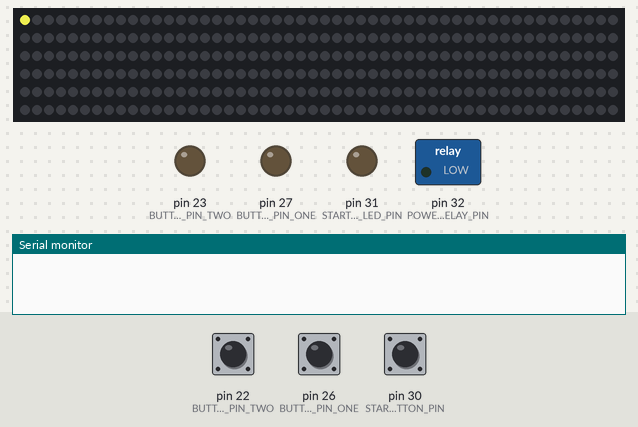
Recording of a sketch running on a simulated Arduino Mega 2560, built with avr-gcc and run on an emulated ATmega2560. On the bench: 300 RGB LEDs in strip order, left to right, continuing on the next row, switched loads named in the sketch (green lamp = pin HIGH), output pins drawn as LEDs (lit = HIGH), the last lines printed to the serial monitor. The inputs (shaded band) are chosen by the test bench; at power-on: pin 26 (BUTTON_PIN_ONE) LOW, pin 22 (BUTTON_PIN_TWO) LOW, pin 30 (START_BUTTON_PIN) LOW.

Above: at 1.2 s.
1.3 s: pin 26 (BUTTON_PIN_ONE) pulled HIGH for 0.15 s
At 1.39 s:
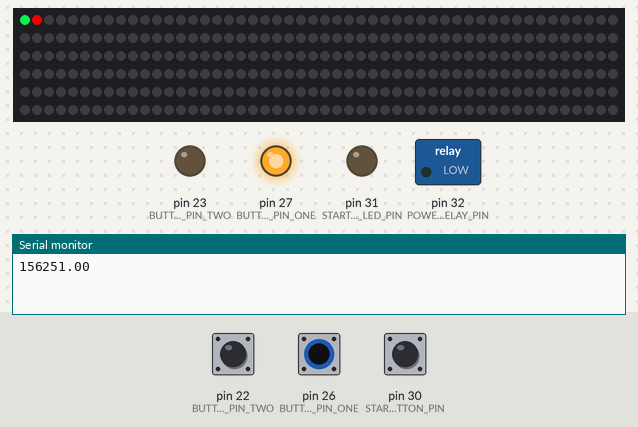
2.9 s: pin 22 (BUTTON_PIN_TWO) pulled HIGH for 0.15 s
At 4.2 s:
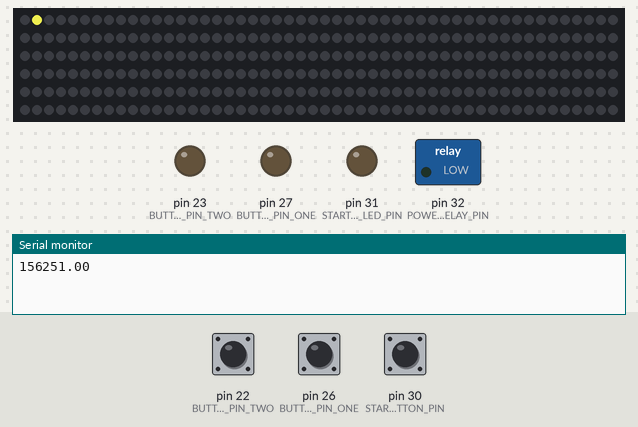
4.5 s: pin 30 (START_BUTTON_PIN) pulled HIGH for 0.15 s
At 5.8 s:
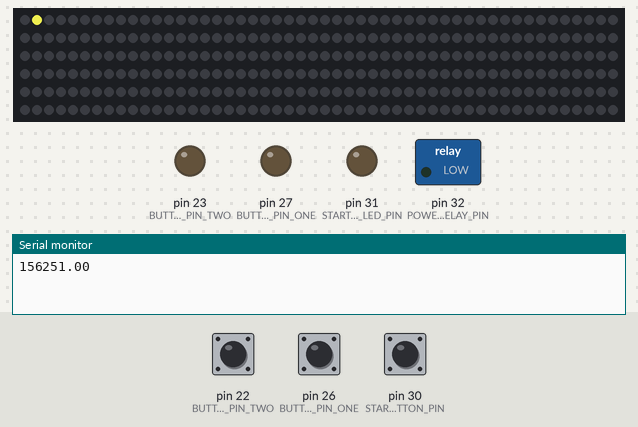
6.1 s: pin 22 (BUTTON_PIN_TWO) pulled HIGH for 1 s
At 6.8 s:
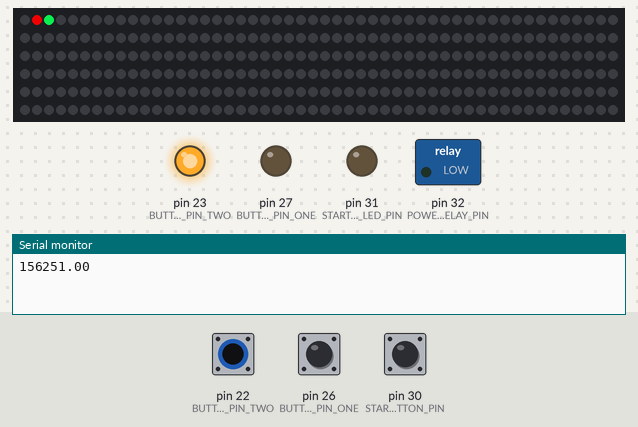
8.6 s: pin 26 (BUTTON_PIN_ONE) pulled HIGH for 1 s
At 9.4 s:
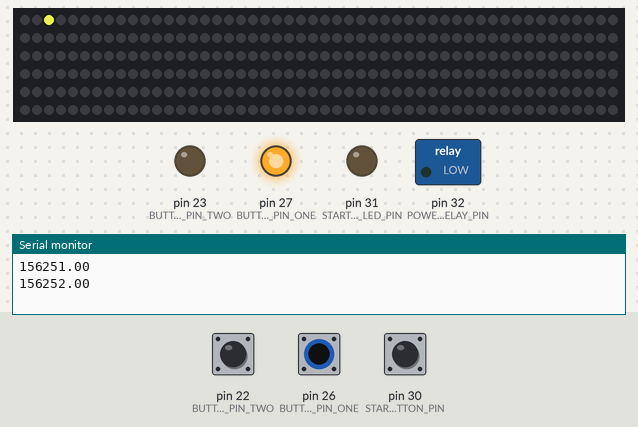
11.1 s: pin 30 (START_BUTTON_PIN) pulled HIGH for 1 s
At 11.7 s:
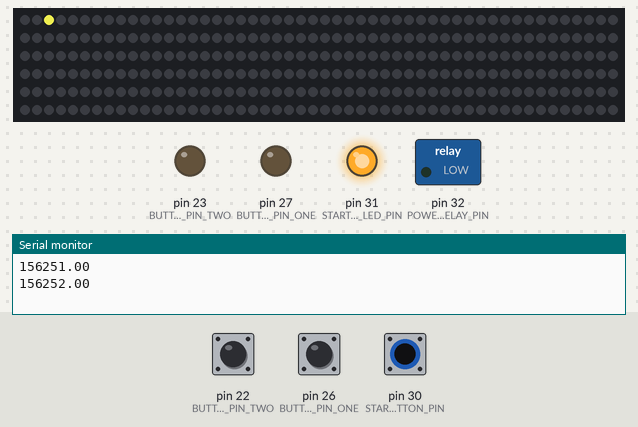
Timing chart, 0 to 14.1 s (numbered marks = the images above; inputs shaded):
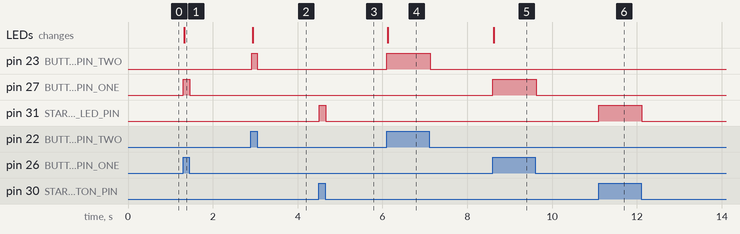

The sketch:

step3-playerControls.ino
```cpp
#pragma message "Original implementation in Smash-Dash-3000/code/step3-playerControls"

// #region Imports

#include <Arduino.h>

// #region FastLED Import

// Add this before including `FastLED.h` to quiet pragma messages
#define FASTLED_INTERNAL

// Use this to import the library from project subdirectory.
// Note: This fails with VSCode Arduino compilation.
//#include "libraries/FastLED-3.3.3/FastLED.h"

// Use this import to include the global FastLED library
//   located at `~/Documents/Arduino/libraries/FastLED-3.3.3/`.
#include <FastLED.h>

// #endregion FastLED Import

// #endregion Imports

// #region Constant Variables

// Use `#define` for constant variables to leverage compiler optimization
#define NUM_LEDS 300
#define LED_STRING_DATA_PIN 12

// Note: Milliamp value determined experimentally.
// - 3500mA works well if the 15A power supply is connected directly to one
//   end of the LED strip.
// - 1850mA works well if the LED strip is powered through breadboard and
//   jumper wires
#define LED_MAX_MILLIAMPS 1850

// Maximum brightness displayed by any LED
#define LED_ON_POWER 200

// This is the signal pin for the main power relay
#define POWER_RELAY_PIN 32

// The pin that the start button switch is attached to
#define START_BUTTON_PIN 30
// The pin for start button LED
#define START_BUTTON_LED_PIN 31

// Player 1
#define BUTTON_PIN_ONE 26
#define BUTTON_LED_PIN_ONE 27
// Player 2
#define BUTTON_PIN_TWO 22
#define BUTTON_LED_PIN_TWO 23

// #endregion Constant Variables

// #region Global Variables

// Create an array of `CRGB` instances.
// Each item in the array specifies the color for a given LED on the strip.
// Each item in the array holds a red, green, and blue value.
CRGB leds[NUM_LEDS];

// The last known state of the start button.
// 0 for not pressed, 1 for pressed.
byte lastStartButtonState = 0;

// The last known state of each controller.
byte lastButtonStateOne = 0;
byte lastButtonStateTwo = 0;

// In the game each player moves from the start to the end of the LED strip.
float playerPositionOne = 0;
float playerPositionTwo = 0;

// These variables store the color to display for each player
// 1: Red
const CRGB playerColorOne = CRGB(200, 0, 0);
// 2: Green
const CRGB playerColorTwo = CRGB(9, 227, 67);

// #endregion Global Variables

// #region Functions

void setup()
{
  Serial.begin(9600);

  // Turn on main power relay
  pinMode(POWER_RELAY_PIN, OUTPUT);
  digitalWrite(POWER_RELAY_PIN, LOW);

  // Ensure the correct pin modes for start button are set
  pinMode(START_BUTTON_PIN, INPUT);
  pinMode(START_BUTTON_LED_PIN, OUTPUT);

  // Ensure the correct pin modes are set for player buttons
  pinMode(BUTTON_PIN_ONE, INPUT);
  pinMode(BUTTON_LED_PIN_ONE, OUTPUT);

  pinMode(BUTTON_PIN_TWO, INPUT);
  pinMode(BUTTON_LED_PIN_TWO, OUTPUT);

  // Initialize the FastLED instance.
  // Use the `NEOPIXEL` protocol for WS2812B strings.
  FastLED.addLeds<NEOPIXEL, LED_STRING_DATA_PIN>(leds, NUM_LEDS);

  // Clear any existing state on the LED strip
  FastLED.clear();

  // Limit maximum brightness.
  // Depends on power supply, LED strip length, LED density, power cable, etc.
  FastLED.setMaxPowerInVoltsAndMilliamps(5, LED_MAX_MILLIAMPS);
}

void loop()
{
  // Check for start button press
  byte startButtonState = digitalRead(START_BUTTON_PIN);

  if (startButtonState != lastStartButtonState)
  {
    lastStartButtonState = startButtonState;
  }

  digitalWrite(START_BUTTON_LED_PIN, startButtonState * LED_ON_POWER);

  // Check for player button press
  byte buttonStateOne = digitalRead(BUTTON_PIN_ONE);
  byte buttonStateTwo = digitalRead(BUTTON_PIN_TWO);

  // Check player 1 button
  if (buttonStateOne != lastButtonStateOne)
  {
    lastButtonStateOne = buttonStateOne;

    // Button has moved from LOW to HIGH
    if (buttonStateOne == HIGH)
    {
      playerPositionOne++;

      Serial.print('playerPositionOne=\t');
      Serial.println(playerPositionOne);
    }
  }

  // Check player 2 button
  if (buttonStateTwo != lastButtonStateTwo)
  {
    lastButtonStateTwo = buttonStateTwo;
    if (buttonStateTwo == HIGH)
    {
      playerPositionTwo++;
    }
  }

  // Update controller lights
  digitalWrite(BUTTON_LED_PIN_ONE, buttonStateOne * LED_ON_POWER);
  digitalWrite(BUTTON_LED_PIN_TWO, buttonStateTwo * LED_ON_POWER);

  // Update light strip based on player positions
  for (int lightIndex = 0; lightIndex < NUM_LEDS; lightIndex++)
  {
    byte red = 0;
    byte green = 0;
    byte blue = 0;

    // Player 1
    float distanceToPlayer = fabs(playerPositionOne - (float)lightIndex);
    if (distanceToPlayer == 0)
    {
      red += playerColorOne.red;
      green += playerColorOne.green;
      blue += playerColorOne.blue;
    }

    // Player 2
    distanceToPlayer = fabs(playerPositionTwo - (float)lightIndex);
    if (distanceToPlayer == 0)
    {
      red += playerColorTwo.red;
      green += playerColorTwo.green;
      blue += playerColorTwo.blue;
    }

    // Clamp light max value
    if (red > LED_ON_POWER)
    {
      red = LED_ON_POWER;
    }
    if (green > LED_ON_POWER)
    {
      green = LED_ON_POWER;
    }
    if (blue > LED_ON_POWER)
    {
      blue = LED_ON_POWER;
    }

    leds[lightIndex].red = red;
    leds[lightIndex].green = green;
    leds[lightIndex].blue = blue;
  }

  // Send 'leds' data from arduino to led strip.
  FastLED.show();
}

// #endregion
```

Measured:
- after the input at 1.3 s, pin 27 (BUTTON_LED_PIN_ONE): LOW → HIGH at once, → LOW 0.15 s later; the LEDs: change at once (image 1)
- after the input at 2.9 s, pin 23 (BUTTON_LED_PIN_TWO): LOW → HIGH at once, → LOW 0.13 s later; the LEDs: change at once (image 2)
- after the input at 4.5 s, pin 31 (START_BUTTON_LED_PIN): LOW → HIGH at once, → LOW 0.15 s later
- after the input at 6.1 s, pin 23 (BUTTON_LED_PIN_TWO): LOW → HIGH at once, → LOW 1.0 s later; the LEDs: change at once (image 4)
- after the input at 8.6 s, pin 27 (BUTTON_LED_PIN_ONE): LOW → HIGH at once, → LOW 1.0 s later; the LEDs: change at once (image 5)
- after the input at 11.1 s, pin 31 (START_BUTTON_LED_PIN): LOW → HIGH at once, → LOW 1.0 s later
